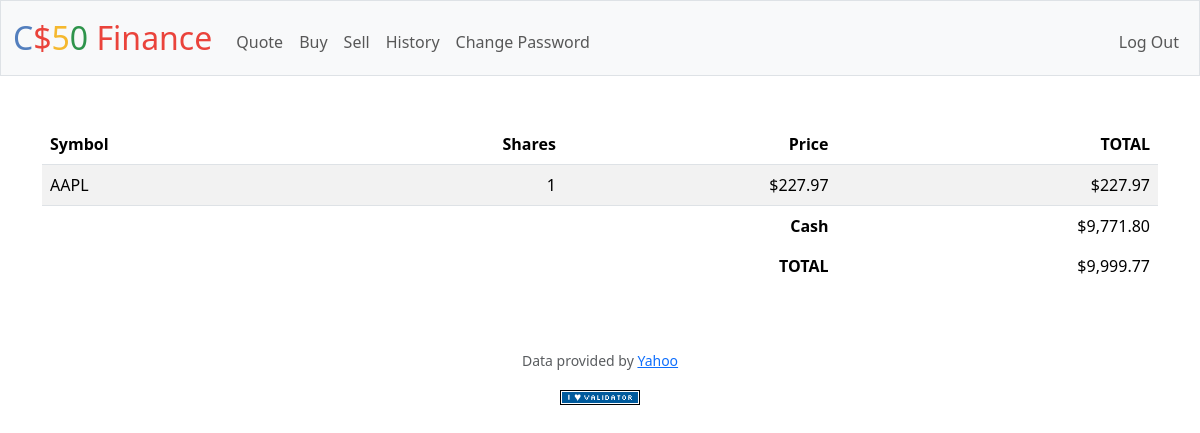
Screenshot of / (signed in) with the database file from the repository.
### tables this page shows
CREATE TABLE portfolio (
    id INTEGER PRIMARY KEY AUTOINCREMENT NOT NULL,
    user_id INTEGER NOT NULL,
    symbol TEXT NOT NULL,
    shares NUMERIC NOT NULL,
    price NUMERIC NOT NULL,
    total NUMERIC NOT NULL
);

### app.py (the view)
@app.route("/")
@login_required
def index():
    try:
        stocks, user_cash, total_account_value, _ = get_updated_stocks()
        return render_template("index.html", stocks=stocks, cash=user_cash, total=total_account_value,)
    except IndexError:
        return render_template("login.html")

### app.py (called while the page is built)
@app.after_request
def after_request(response):
    response.headers["Cache-Control"] = "no-cache, no-store, must-revalidate"
    response.headers["Expires"] = 0
    response.headers["Pragma"] = "no-cache"
    return response

### helpers.py (called while the page is built)
def login_required(f):
    @wraps(f)
    def decorated_function(*args, **kwargs):
        if session.get("user_id") is None:
            return redirect("/login")
        return f(*args, **kwargs)
    return decorated_function

def usd(value):
    return f"${value:,.2f}"

### templates/index.html (shortened to what this page needs)
{% extends "layout.html" %}
{% block main %}
        <table class="table table-striped">
            <thead>
                <tr>
                    <th class="text-start">Symbol</th>
                    <th class="text-end">Shares</th>
                    <th class="text-end">Price</th>
                    <th class="text-end">TOTAL</th>
                </tr>
            </thead>
            <tbody>
                {% for stock in stocks %}
                    <tr>
                        <td class="text-start">{{ stock.symbol }}</td>
                        <td class="text-end">{{ stock.shares }}</td>
                        <td class="text-end">{{ stock.price | usd }}</td>
                        <td class="text-end">{{ stock.total | usd }}</td>
                    </tr>
                {% endfor %}
            </tbody>
            <tfoot>
                <tr>
                    <td class="border-0 fw-bold text-end" colspan="3">Cash</td>
                    <td class="border-0 text-end">{{ cash | usd }}</td>
                </tr>
                <tr>
                    <td class="border-0 fw-bold text-end" colspan="3">TOTAL</td>
                    <td class="border-0 w-bold text-end" colspan="3">{{ total | usd}}</td>
                </tr>
            </tfoot>
        </table>
{% endblock %}

### rows the page displays
portfolio: symbol "AAPL", shares "1", price "$227.97", total "$227.97"

### other values shown
{{ cash | usd }} "$9,771.80"
{{ total | usd }} "$9,999.77"
